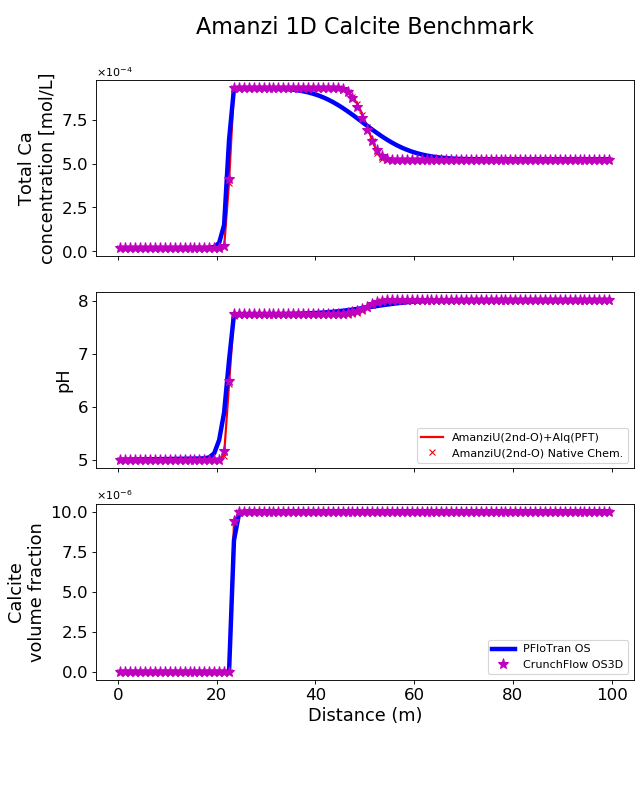

Recreate this plot in Python.
# plots calcium concentration along x at last time step 
# benchmark: compares to pflotran simulation results
# author: S.Molins - Sept. 2013

import os
import sys
import h5py
import numpy as np
import matplotlib
# matplotlib.use('Agg')
from matplotlib import pyplot as plt

import run_amanzi_standard
from compare_field_results import GetXY_AmanziU_1D
from compare_field_results import GetXY_AmanziS_1D
from compare_field_results import GetXY_PFloTran_1D
from compare_field_results import GetXY_CrunchFlow_1D

PLOT_TITLE_SIZE=20
AXES_FONT_SIZE=16
AXES_TICK_SIZE=15

PFLOTRAN_LINE_COLOR='blue'
PFLOTRAN_LINE_WIDTH=4
CRUNCH_MARKER_SIZE=10

if __name__ == "__main__":

    import os,sys
    try:
        sys.path.append('../../../../tools/amanzi_xml')
    except:
        pass

    try:
        sys.path.append('../../../../MY_TPL_BUILD/ccse/ccse-1.3.4-source/Tools/Py_util')
    except:
        pass
    
    # root name for problem
    root = "calcite"

    # pflotran
    path_to_pflotran = "pflotran"
    root_pflotran = "1d-"+root

    # -- hardwired for 1d-calcite: time and comp
    times = ['Time:  5.00000E+01 y']

    comp = 'Total_Ca++ [M]'
    Ca_pflotran = []
    for i, time in enumerate(times):
        x_pflotran, c_pflotran = GetXY_PFloTran_1D(path_to_pflotran,root_pflotran,time,comp)
        Ca_pflotran = Ca_pflotran + [c_pflotran]

    comp = 'pH'
    pH_pflotran = []
    for i, time in enumerate(times):
        x_pflotran, c_pflotran = GetXY_PFloTran_1D(path_to_pflotran,root_pflotran,time,comp)
        pH_pflotran = pH_pflotran + [c_pflotran]

    comp = 'Calcite_VF'
    VF_pflotran = []
    for i, time in enumerate(times):
        x_pflotran, c_pflotran = GetXY_PFloTran_1D(path_to_pflotran,root_pflotran,time,comp)
        VF_pflotran = VF_pflotran + [c_pflotran]

    # -- pflotran: Operator Splitting
    path_to_pflotran = "pflotran/os"

    # hardwired for 1d-calcite: time and comp
    times = ['Time:  5.00000E+01 y']

    comp = 'Total_Ca++ [M]'
    Ca_pflotran_OS = []
    for i, time in enumerate(times):
        x_pflotran_OS, c_pflotran = GetXY_PFloTran_1D(path_to_pflotran,root_pflotran,time,comp)
        Ca_pflotran_OS = Ca_pflotran_OS + [c_pflotran]

    comp = 'pH'
    pH_pflotran_OS = []
    for i, time in enumerate(times):
        x_pflotran_OS, c_pflotran = GetXY_PFloTran_1D(path_to_pflotran,root_pflotran,time,comp)
        pH_pflotran_OS = pH_pflotran_OS + [c_pflotran]

    comp = 'Calcite_VF'
    VF_pflotran_OS = []
    for i, time in enumerate(times):
        x_pflotran_OS, c_pflotran = GetXY_PFloTran_1D(path_to_pflotran,root_pflotran,time,comp)
        VF_pflotran_OS = VF_pflotran_OS + [c_pflotran]

    # crunchflow GIMRT
    path_to_crunchflow = "crunchflow/gimrt"

    # hardwired for calcite_1d_CF.in: time and comp
    times_CF = ['totcon5.out']
    comp = 2
    Ca_crunchflow = []
    ignore = 4
    for i, time in enumerate(times_CF):
        x_crunchflow, c_crunchflow = GetXY_CrunchFlow_1D(path_to_crunchflow,root,time,comp,ignore)
        Ca_crunchflow = Ca_crunchflow + [c_crunchflow]

    # times_CF = ['pH1.out','pH2.out','pH3.out','pH4.out','pH5.out']
    times_CF = ['pH5.out']
    comp = 0
    pH_crunchflow = []
    ignore = 3
    for i, time in enumerate(times_CF):
        x_crunchflow, c_crunchflow = GetXY_CrunchFlow_1D(path_to_crunchflow,root,time,comp,ignore)
        pH_crunchflow = pH_crunchflow + [c_crunchflow]

    # times_CF = ['volume1.out','volume2.out','volume3.out','volume4.out','volume5.out']
    times_CF = ['volume5.out']
    comp = 0
    VF_crunchflow = []
    ignore = 4
    for i, time in enumerate(times_CF):
        x_crunchflow, c_crunchflow = GetXY_CrunchFlow_1D(path_to_crunchflow,root,time,comp,ignore)
        VF_crunchflow = VF_crunchflow + [c_crunchflow/100.0]

    # crunchflow OS3D
    path_to_crunchflow = "crunchflow/os3d"

    # hardwired for calcite_1d_CF.in: time and comp
    # times_CF = ['totcon1.out','totcon2.out','totcon3.out','totcon4.out','totcon5.out']
    times_CF = ['totcon5.out']
    comp = 2
    Ca_crunchOS3D = []
    ignore = 4
    for i, time in enumerate(times_CF):
        x_crunchflow, c_crunchflow = GetXY_CrunchFlow_1D(path_to_crunchflow,root,time,comp,ignore)
        Ca_crunchOS3D = Ca_crunchOS3D + [c_crunchflow]

    # times_CF = ['pH1.out','pH2.out','pH3.out','pH4.out','pH5.out']
    times_CF = ['pH5.out']
    comp = 0
    pH_crunchOS3D = []
    ignore = 3
    for i, time in enumerate(times_CF):
        x_crunchflow, c_crunchflow = GetXY_CrunchFlow_1D(path_to_crunchflow,root,time,comp,ignore)
        pH_crunchOS3D = pH_crunchOS3D + [c_crunchflow]

    # times_CF = ['volume1.out','volume2.out','volume3.out','volume4.out','volume5.out']
    times_CF = ['volume5.out']
    comp = 0
    VF_crunchOS3D = []
    ignore = 4
    for i, time in enumerate(times_CF):
        x_crunchflow, c_crunchflow = GetXY_CrunchFlow_1D(path_to_crunchflow,root,time,comp,ignore)
        VF_crunchOS3D = VF_crunchOS3D + [c_crunchflow/100.0]

    CWD = os.getcwd()
    local_path = "" 


    # subplots ----------------------------------------------------------
    fig, ax = plt.subplots(3,sharex=True,figsize=(8,10))

    # Amanzi U + Native chemistry
    try:
        input_file = os.path.join("amanzi-u-1d-calcite.xml")
        path_to_amanzi = "output-u"
        run_amanzi_standard.run_amanzi(input_file, 1, ["calcite.bgd",input_file], path_to_amanzi)
        
        comp = 'total_component_concentration.cell.Ca++ conc'
        Ca_amanzi_native = []
        for i, time in enumerate(times):
            x_amanzi_native, c_amanzi_native = GetXY_AmanziU_1D(path_to_amanzi,root,comp,1)
            Ca_amanzi_native = Ca_amanzi_native +[c_amanzi_native]

        comp = 'free_ion_species.cell.H+'
        pH_amanzi_native = []
        for i, time in enumerate(times):
            x_amanzi_native, c_amanzi_native = GetXY_AmanziU_1D(path_to_amanzi,root,comp,1)
            pH_amanzi_native = pH_amanzi_native +[-np.log10(c_amanzi_native)]

        comp = 'mineral_volume_fractions.cell.Calcite vol frac'
        VF_amanzi_native = []
        for i, time in enumerate(times):
            x_amanzi_native, c_amanzi_native = GetXY_AmanziU_1D(path_to_amanzi,root,comp,1)
            VF_amanzi_native = VF_amanzi_native +[c_amanzi_native]

        native = True

    except:
        native = False
        pass    


    # Amanzi U + Alquimia + PFloTran chemistry
    try:
        input_file = os.path.join("amanzi-u-1d-calcite-alq-pflo.xml")
        path_to_amanzi = "output-u-alq-pflo"
        run_amanzi_standard.run_amanzi(input_file, 1, ["1d-calcite-trim.in","calcite.dat",input_file], path_to_amanzi)

        comp = 'total_component_concentration.cell.Ca++ conc'
        Ca_amanzi_alquimia = []
        for i, time in enumerate(times):
            x_amanzi_alquimia, c_amanzi_alquimia = GetXY_AmanziU_1D(path_to_amanzi,root,comp,1)
            Ca_amanzi_alquimia = Ca_amanzi_alquimia +[c_amanzi_alquimia]

        comp = 'free_ion_species.cell.H+'
        pH_amanzi_alquimia = []
        for i, time in enumerate(times):
            x_amanzi_alquimia, c_amanzi_alquimia = GetXY_AmanziU_1D(path_to_amanzi,root,comp,1)
            pH_amanzi_alquimia = pH_amanzi_alquimia +[-np.log10(c_amanzi_alquimia)]

        comp = 'mineral_volume_fractions.cell.Calcite vol frac'
        VF_amanzi_alquimia = []
        for i, time in enumerate(times):
            x_amanzi_alquimia, c_amanzi_alquimia = GetXY_AmanziU_1D(path_to_amanzi,root,comp,1)
            VF_amanzi_alquimia = VF_amanzi_alquimia +[c_amanzi_alquimia]

        alq = True

    except:
        alq = False


    # Amanzi U + Alquimia + CruchFlow chemistry
    try:
        input_file = os.path.join("amanzi-u-1d-calcite-alq-crunch.xml")
        path_to_amanzi = "output-u-alq-crunch"
        run_amanzi_standard.run_amanzi(input_file, 1, ["1d-calcite-crunch.in","calcite.dbs",input_file], path_to_amanzi)

        comp = 'total_component_concentration.cell.Ca++ conc'
        Ca_amanzi_alquimia_crunch = []
        for i, time in enumerate(times):
            x_amanzi_alquimia_crunch, c_amanzi_alquimia_crunch = GetXY_AmanziU_1D(path_to_amanzi,root,comp,1)
            Ca_amanzi_alquimia_crunch = Ca_amanzi_alquimia_crunch +[c_amanzi_alquimia_crunch]

        comp = 'free_ion_species.cell.H+'
        pH_amanzi_alquimia_crunch = []
        for i, time in enumerate(times):
           x_amanzi_alquimia_crunch, c_amanzi_alquimia_crunch = GetXY_AmanziU_1D(path_to_amanzi,root,comp,1)
           pH_amanzi_alquimia_crunch = pH_amanzi_alquimia_crunch +[-np.log10(c_amanzi_alquimia_crunch)]

        comp = 'mineral_volume_fractions.cell.Calcite vol frac'
        VF_amanzi_alquimia_crunch = []
        for i, time in enumerate(times):
           x_amanzi_alquimia_crunch, c_amanzi_alquimia_crunch = GetXY_AmanziU_1D(path_to_amanzi,root,comp,1)
           VF_amanzi_alquimia_crunch = VF_amanzi_alquimia_crunch +[c_amanzi_alquimia_crunch]

        alq_crunch = True

    except:
        alq_crunch = False

    
    # Amanzi S + Alquimia + PFloTran chemistry
    try:
        # import pdb; pdb.set_trace()
        input_file = os.path.join("amanzi-s-1d-calcite-alq-pflo.xml")
        path_to_amanzi = "output-s-alq-pflo"
        run_amanzi_standard.run_amanzi(input_file, 1, ["1d-calcite-trim.in","calcite.dat",input_file], path_to_amanzi)
        
        root_amanziS = "plt"
        compS = "Ca++_water_Concentration"
        x_amanziS, c_amanziS = GetXY_AmanziS_1D(path_to_amanzi,root_amanziS,compS,1)
        struct = len(x_amanziS)
        compS = "H+_Free_Ion_Guess"
        x_amanziS, pH_amanziS = GetXY_AmanziS_1D(path_to_amanzi,root_amanziS,compS,1)
        pH_amanziS =  -np.log10(pH_amanziS)
        compS = "Calcite_Volume_Fraction"
        x_amanziS, VF_amanziS = GetXY_AmanziS_1D(path_to_amanzi,root_amanziS,compS,1)
    except:
        struct = 0


    # Amanzi S + Alquimia + CrunchFlow chemistry
    try:
        # import pdb; pdb.set_trace()
        input_file = os.path.join("amanzi-s-1d-calcite-alq-crunch.xml")
        path_to_amanzi = "output-s-alq-crunch"
        run_amanzi_standard.run_amanzi(input_file, 1, ["1d-calcite-crunch.in","calcite.dbs",input_file], path_to_amanzi)

        root_amanziS = "plt"
        compS = "Ca++_water_Concentration"
        x_amanziS_crunch, c_amanziS_crunch = GetXY_AmanziS_1D(path_to_amanzi,root_amanziS,compS,1)
        struct_c = len(x_amanziS_crunch)
        compS = "H+_Free_Ion_Guess"
        x_amanziS_crunch, pH_amanziS_crunch = GetXY_AmanziS_1D(path_to_amanzi,root_amanziS,compS,1)
        pH_amanziS_crunch = -np.log10(pH_amanziS_crunch)
        compS = "Calcite_Volume_Fraction"
        x_amanziS_crunch, VF_amanziS_crunch = GetXY_AmanziS_1D(path_to_amanzi,root_amanziS,compS,1)
    except:
        struct_c = 0


    # subplots
    # fig, ax = plt.subplots(3,sharex=True,figsize=(8,10))
      
    for i, time in enumerate(times):
        # lines on axes
        if alq: 
            ax[0].plot(x_amanzi_alquimia, Ca_amanzi_alquimia[i],'r-',linewidth=2)
        if alq_crunch:
            ax[0].plot(x_amanzi_alquimia_crunch, Ca_amanzi_alquimia_crunch[i],'r*',linewidth=2,markersize=CRUNCH_MARKER_SIZE)
        if native:
            ax[0].plot(x_amanzi_native, Ca_amanzi_native[i],'rx')

        ax[0].plot(x_pflotran_OS, Ca_pflotran_OS[i],'m-',linewidth=PFLOTRAN_LINE_WIDTH,c=PFLOTRAN_LINE_COLOR)
        ax[0].plot(x_crunchflow, Ca_crunchOS3D[i],'m*',markersize=CRUNCH_MARKER_SIZE)

        if alq:
            ax[1].plot(x_amanzi_alquimia, pH_amanzi_alquimia[i],'r-',linewidth=2,label='AmanziU(2nd-O)+Alq(PFT)')
        if alq_crunch:
            ax[1].plot(x_amanzi_alquimia_crunch, pH_amanzi_alquimia_crunch[i],'r*',linewidth=2,markersize=CRUNCH_MARKER_SIZE,label='AmanziU(2nd-O)+Alq(CF)')
        if native:
            ax[1].plot(x_amanzi_native, pH_amanzi_native[i],'rx',label='AmanziU(2nd-O) Native Chem.')

        ax[1].plot(x_pflotran_OS, pH_pflotran_OS[i],'m-',linewidth=PFLOTRAN_LINE_WIDTH,c=PFLOTRAN_LINE_COLOR)
        ax[1].plot(x_crunchflow, pH_crunchOS3D[i],'m*',markersize=CRUNCH_MARKER_SIZE)

        if i==0:
            if alq:
                ax[2].plot(x_amanzi_alquimia, VF_amanzi_alquimia[i],'r-',linewidth=2)
            if alq_crunch:
                ax[2].plot(x_amanzi_alquimia_crunch, VF_amanzi_alquimia_crunch[i],'r*',linewidth=2,markersize=CRUNCH_MARKER_SIZE)
            if native:
                ax[2].plot(x_amanzi_native, VF_amanzi_native[i],'rx')

            ax[2].plot(x_pflotran_OS, VF_pflotran_OS[i],'m-',label='PFloTran OS',linewidth=PFLOTRAN_LINE_WIDTH,c=PFLOTRAN_LINE_COLOR)
            ax[2].plot(x_crunchflow, VF_crunchOS3D[i],'m*',label='CrunchFlow OS3D',markersize=CRUNCH_MARKER_SIZE)
        else:
            if alq:
                ax[2].plot(x_amanzi_alquimia, VF_amanzi_alquimia[i],'r-',linewidth=2)
            if alq_crunch:
                ax[2].plot(x_amanzi_alquimia_crunch, VF_amanzi_alquimia_crunch[i],'r*',linewidth=2,markersize=CRUNCH_MARKER_SIZE)
            if native:
                ax[2].plot(x_amanzi_native, VF_amanzi_native[i],'rx')

            ax[2].plot(x_pflotran_OS, VF_pflotran_OS[i],'m-',linewidth=PFLOTRAN_LINE_WIDTH,c=PFLOTRAN_LINE_COLOR)

    #import pdb; pdb.set_trace()
    if (struct>0):
        sam = ax[0].plot(x_amanziS, c_amanziS,'g-',label='AmanziS+Alq(PFT)',linewidth=2)
        sampH = ax[1].plot(x_amanziS, pH_amanziS,'g-',linewidth=2)
        samVF = ax[2].plot(x_amanziS, VF_amanziS,'g-',linewidth=2)

    if (struct_c>0):
        samc = ax[0].plot(x_amanziS_crunch, c_amanziS_crunch,'g*',label='AmanziS+Alq(CF)',linewidth=2)     
        samcpH = ax[1].plot(x_amanziS_crunch, pH_amanziS_crunch,'g*',linewidth=2)     
        samcVF = ax[2].plot(x_amanziS_crunch, VF_amanziS_crunch,'g*',linewidth=2)     

    # set x lim
    # ax[0].set_xlim((18,32))
  
    # axes
    ax[2].set_xlabel("Distance (m)",fontsize=AXES_FONT_SIZE)
    ax[0].set_ylabel("Total Ca\nconcentration [mol/L]",fontsize=AXES_FONT_SIZE)
    ax[1].set_ylabel("pH",fontsize=AXES_FONT_SIZE)
    ax[2].set_ylabel("Calcite\nvolume fraction",fontsize=AXES_FONT_SIZE)

    # plot adjustments
    plt.subplots_adjust(left=0.15,bottom=0.15,right=0.99,top=0.90)
    #import pdb; pdb.set_trace()
    if (struct>0 or struct_c>0):
        ax[0].legend(loc='lower right',fontsize=13)

    if (alq>0 or alq_crunch>0):
        ax[1].legend(loc='lower right')#,fontsize=13) 

    ax[2].legend(loc='lower right')#,fontsize=13)
    plt.suptitle("Amanzi 1D Calcite Benchmark",x=0.57,fontsize=PLOT_TITLE_SIZE)
    ax[0].ticklabel_format(useMathText=True,axis='y',style='sci',scilimits=(-4,-4))
    ax[1].ticklabel_format(useMathText=True,axis='y',style='sci',scilimits=(0,0))
    ax[2].ticklabel_format(useMathText=True,axis='y',style='sci',scilimits=(-6,-6))

    ax[0].tick_params(axis='y', which='major', labelsize=AXES_TICK_SIZE)
    ax[1].tick_params(axis='y', which='major', labelsize=AXES_TICK_SIZE)
    ax[2].tick_params(axis='y', which='major', labelsize=AXES_TICK_SIZE)
    ax[2].tick_params(axis='x', which='major', labelsize=AXES_TICK_SIZE)
    #plt.tick_params(axis='y', which='major', labelsize=10)

    # pyplot.show()
    plt.savefig(local_path+"calcite_1d.png",format="png")
    # plt.close()

    # set x lim
    # ax[0].set_xlim((30,70))
    # plt.savefig(local_path+"calcite_1d_2.png",format="png")

    # finally:
    #     pass 
